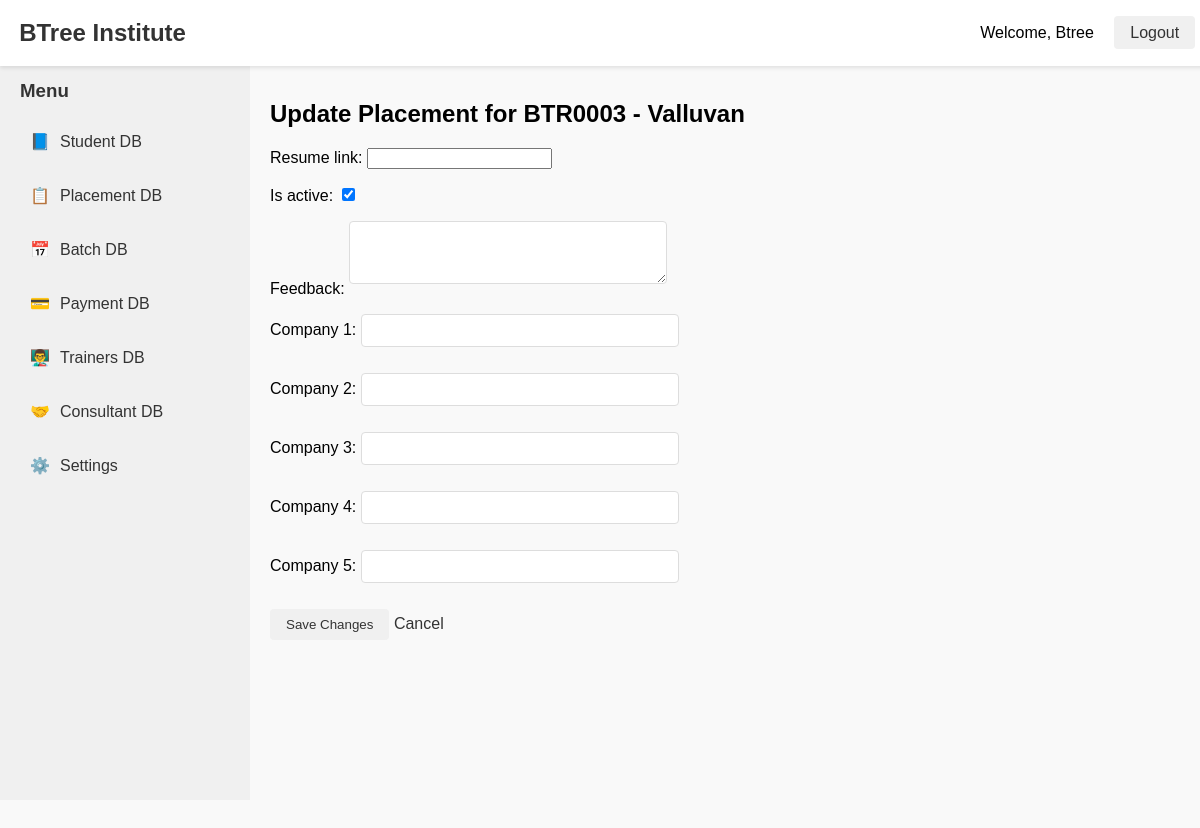
Page /placements/5/update/ (signed in) on the committed database.
### accounts/models.py (models this page shows, shortened)
class CustomUser(AbstractBaseUser, PermissionsMixin):
    ROLE_CHOICES = [
        ('admin', 'Admin'),
        ('staff', 'Staff'),
        ('placement', 'Placement'),
        ('trainer', 'Trainer'),
        ('student', 'Student'),
        ('batch_coordination', 'Batch Coordination'),
        ('consultant', 'Consultant'),
    ]
    email = models.EmailField(unique=True)
    name = models.CharField(max_length=100)
    role = models.CharField(max_length=30, choices=ROLE_CHOICES)
    is_active = models.BooleanField(default=True)
    is_staff = models.BooleanField(default=False)
    is_superuser = models.BooleanField(default=False)
    objects = CustomUserManager()
    USERNAME_FIELD = 'email'
    REQUIRED_FIELDS = ['name',]

### placementdb/models.py (models this page shows, shortened)
class Placement(models.Model):
    student = models.OneToOneField(Student, on_delete=models.CASCADE, related_name='placement')
    resume_link = models.URLField(blank=True)
    is_active = models.BooleanField(default=True)
    feedback = models.TextField(blank=True)
    company_1 = models.CharField(max_length=255, blank=True)
    company_2 = models.CharField(max_length=255, blank=True)
    company_3 = models.CharField(max_length=255, blank=True)
    company_4 = models.CharField(max_length=255, blank=True)
    company_5 = models.CharField(max_length=255, blank=True)

### studentsdb/models.py (models this page shows, shortened)
class Student(models.Model):
    MODE_CHOICES = [
        ('ON', 'Online'),
        ('OFF', 'Offline'),
    ]
    WEEK_TYPE = [
        ('WD', 'Weekday'),
        ('WE', 'Weekend'),
    ]
    student_id = models.CharField(max_length=10, unique=True, blank=True)
    name = models.CharField(max_length=100)
    phone = models.CharField(max_length=15)
    alternative_phone = models.CharField(max_length=15, null=True, blank=True)
    email = models.EmailField()
    trainer = models.ForeignKey('trainersdb.Trainer', on_delete=models.SET_NULL, null=True, blank=True)
    join_date = models.DateField(default=timezone.now)
    start_date = models.DateField(blank=True, null=True)
    tentative_end_date = models.DateField(blank=True, null=True)
    course_percentage = models.FloatField(default=0)
    pl_required = models.BooleanField(default=False)
    source_of_joining = models.ForeignKey(SourceOfJoining, on_delete=models.SET_NULL, null=True, blank=True)
    mode_of_class = models.CharField(max_length=3, choices=MODE_CHOICES)
    week_type = models.CharField(max_length=2, choices=WEEK_TYPE)
    consultant = models.ForeignKey(Consultant, on_delete=models.SET_NULL, null=True, blank=True)

### placementdb/views.py (the view)
# urls.py: path('<int:pk>/update/', update_placement, name='update_placement'),
@login_required
def update_placement(request, pk):
    placement = get_object_or_404(Placement, pk=pk)
    if request.method == 'POST':
        form = PlacementUpdateForm(request.POST, instance=placement)
        if form.is_valid():
            form.save()
            messages.success(request, "Placement updated successfully.")
            return redirect('placement_list')
    else:
        form = PlacementUpdateForm(instance=placement)
    return render(request, 'placementdb/update_placement.html', {
        'form': form,
        'placement': placement,
    })

### placementdb/forms.py
class PlacementUpdateForm(forms.ModelForm):
    class Meta:
        model = Placement
        fields = [
            'resume_link',
            'is_active',
            'feedback',
            'company_1',
            'company_2',
            'company_3',
            'company_4',
            'company_5',
        ]
        widgets = {
            'feedback': forms.Textarea(attrs={'rows': 3}),
        }

### templates/placementdb/update_placement.html (shortened to what this page needs)
{% extends "base.html" %}
{% block content %}
<h2>Update Placement for {{ placement.student.student_id }} - {{ placement.student.name }}</h2>
<form method="post">
    {{ form.as_p }}
    <button type="submit">Save Changes</button>
    <a href="{% url 'placement_list' %}">Cancel</a>
</form>
{% endblock %}

### templates/includes/navbar.html
<nav style="background-color: #ffffff; padding: 1.2rem; box-shadow: 0 2px 4px rgba(0,0,0,0.1); position: fixed; width: 98%; top: 0; z-index: 1000; display: flex; justify-content: space-between; align-items: center;">
    <div class="logo" style="font-size: 1.5rem; font-weight: bold;">
        <a href="/" style="text-decoration: none; color: #333;">BTree Institute</a>
    </div>
    <div class="auth-buttons">
        {% if user.is_authenticated %}
            <span style="margin-right: 1rem;">Welcome, {{ user.name }}</span>
            <a href="{% url 'logout' %}" style="padding: 0.5rem 1rem; background-color: #f0f0f0; border-radius: 4px; color: #333; text-decoration: none;">Logout</a>
        {% else %}
            <a href="{% url 'login' %}" style="padding: 0.5rem 1rem; background-color: #f0f0f0; border-radius: 4px; color: #333; text-decoration: none;">Login</a>
        {% endif %}
    </div>
</nav>

### static/css/styles.css (style rules this page uses)
body { font-family: Arial, sans-serif; margin: 0; padding: 0; background-color: #f9f9f9; }
a { text-decoration: none; color: #333; }
button, input[type='submit'] { padding: 8px 16px; background-color: #f0f0f0; border: none; border-radius: 4px; cursor: pointer; color: #333; transition: background-color 0.2s; }
input[type='text'], input[type='email'], input[type='password'], textarea, select { padding: 8px; border: 1px solid #ddd; border-radius: 4px; width: 100%; max-width: 300px; margin-bottom: 10px; }
form { margin-bottom: 20px; }

### rows in the picture
CustomUser: name "Btree"
Placement: student.student_id "BTR0003", student.name "Valluvan", is_active "☑"
